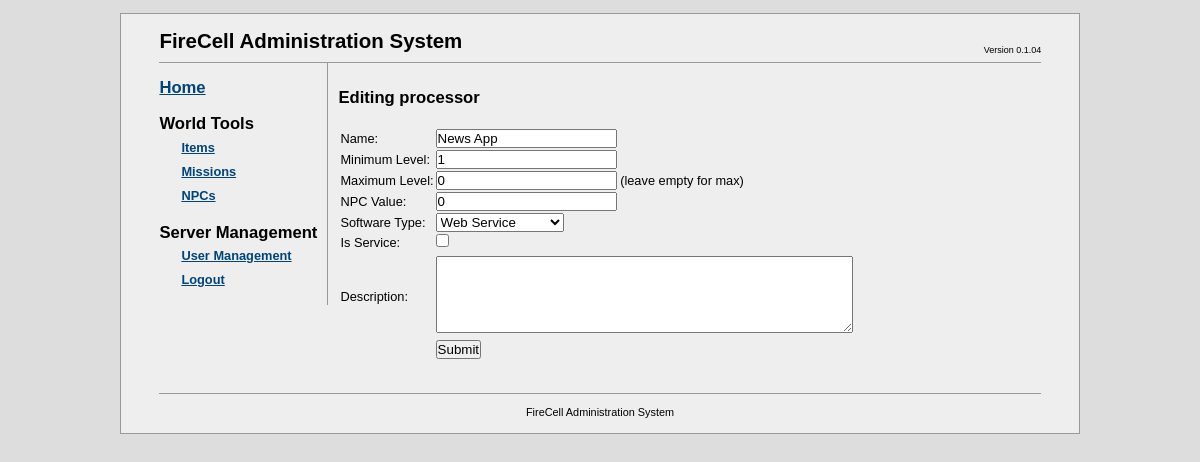
The app's page /fcadmin/?a=items&i=27&t=6 (signed in) with its own data.
### tables this page shows
CREATE TABLE `fc_items` (
  `item_id` bigint(20) unsigned NOT NULL AUTO_INCREMENT,
  `item_name` char(64) DEFAULT NULL,
  `itemtype_id` int(10) unsigned NOT NULL COMMENT 'type of item (tb_itemtypes)',
  `object_id` bigint(20) unsigned NOT NULL COMMENT 'ID of the object in the table corresponding to the item type',
  `description` text,
  `min_level` int(10) unsigned NOT NULL COMMENT 'minimum level that this item can be created for',
  `max_level` int(10) unsigned DEFAULT NULL COMMENT 'maximum level that this item can be created for',
  `npc_value` bigint(20) unsigned NOT NULL COMMENT 'Items NPC value',
  PRIMARY KEY (`item_id`)
);

### fcadmin/db/mysqldb.php (called while the page is built, shortened)
<?php
class MySQLDB
{
	private $link = NULL;
	public function Connect($server, $dbname, $user, $password)
	{
		$result = false;
		$this->link = mysql_pconnect($server, $user, $password);
		if ( $this->link != NULL )
		{
			$result = true;
		}
		return $result;
	}
	public function Execute($query)
	{
		$result = NULL;
		if ( $this->link != NULL )
		{
			$result = mysql_query($query, $this->link);
		}
		return $result;
	}
}
?>

### fcadmin/apps/itemmanager.php (the view, shortened to what this page needs)
<?php
class ItemsManagerApp implements IFCAdminApp
{
  private $db = NULL;
  private $itemAction = NULL;
  private $itemData = NULL;
  private $itemType = NULL;
  private $objectData = NULL;
  public function init($db)
  {
    $this->db = $db;
    $this->itemAction = $_GET["i"];
    switch ( $this->itemAction )
    {
      default:
          $this->itemType = $_GET["t"];
          if ( $this->itemAction > -1 )
          {
            $this->LoadItem( $this->itemAction );
          }
        break;
    }
    return true;
  }
  public function render()
  {
    switch ( $this->itemAction )
    {
      default:
        $this->render_itemform($this->itemAction);
        break;
    }
  }
  private function render_itemform($itemID)
  {
    switch ( $this->itemType )
    {
      case  constant("ItemsManagerapp::ITEMTYPE_SOFTWARE"):
        $this->render_software_form($itemID);
        break;
    }
  }
  private function render_software_form($itemID)
  {
    $userAction = ($itemID == -1 ? "additem" : "edititem");
    $itemName = NULL;
    $minLevel = 1;
    $maxLevel = NULL;
    $npcValue = 0;
    $description = NULL;
    $softwareTypeID = 0;
    $is_service = 0;
    if ( $itemID != -1 )
    {
      $itemName = $this->itemData->name;
      $minLevel = $this->itemData->min_level;
      $maxLevel = ($this->itemData->max_level == "Max" ? NULL : $this->itemData->max_level);
      $npcValue = $this->itemData->npc_value;
      $description = $this->itemData->description;
      $softwareTypeID = $this->objectData->software_type;
      $is_service = $this->objectData->is_service;
    }
    echo "<h2>".($itemID == -1 ? "Adding " : "Editing ")." processor</h2><br/>";
echo <<<FORMDEF
    <form name="$userAction" method="post" action="actions/$userAction.php">
      <input type="hidden" name="item_type" value="1" />
      <table>
        <tr>
          <td>Name:</td>
          <td><input type="text" name="item_name" value="$itemName" /></td>
        </tr>
        <tr>
          <td>Minimum Level:</td>
          <td><input type="text" name="min_level" value="$minLevel" /></td>
        </tr>
        <tr>
          <td>Maximum Level:</td>
          <td><input type="text" name="max_level" value="$maxLevel" /> (leave empty for max)</td>
        </tr>
        <tr>
          <td>NPC Value:</td>
          <td><input type="text" name="npc_value" value="$npcValue" /></td>
        </tr>
        <tr>
          <td>Software Type:</td>
          <td>
            <select>
FORMDEF;
            for ( $i = 1; $i < 7; $i++ )
            {
              echo "<option id=\"$i\"";
              if ( $i == $softwareTypeID )
                echo "selected=\"true\"";
              echo ">";
              switch ( $i )
              {
              case  constant("Software::SWT_WEBSERVICE"):
                echo "Web Service";
                break;
              case  constant("Software::SWT_FTPSERVICE"):
                echo "FTP Service";
                break;
              case  constant("Software::SWT_SSHSERVICE"):
                echo "SSH Service";
                break;
              case  constant("Software::SWT_BANKINGSERVICE"):
                echo "Banking Service";
                break;
              case  constant("Software::SWT_DBSERVICE"):
                echo "Database Service";
                break;
              case  constant("Software::SWT_MAILSERVICE"):
                echo "Mail Service";
                break;
              }
              echo "</option>";
            }
echo <<<FORMDEF
            </select>
          <!--
            <input type="text" name="software_type" value="$softwareTypeID" />
          -->
          </td>
        </tr>
        <tr>
          <td>Is Service:</td>
          <td><input type="checkbox" name="is_service"
FORMDEF;
        if ( $is_service )
          echo "checked=\"yes\" ";
echo <<<FORMDEF
             /></td>
        </tr>
        <tr>
FORMDEF;
echo <<<FORMDEF
        </tr>
        <tr>
          <td>Description:</td>
          <td><textarea name="description" cols="50" rows="5">$description</textarea></td>
        </tr>
        <tr>
          <td></td>
          <td><input type="submit" value="Submit" /></td>
        </tr>
      </table>
FORMDEF;
echo <<<FORMDEF
    </form>
FORMDEF;
  }
  private function LoadItem($itemID)
  {
    $query = "SELECT      * ".
             "FROM        fc_items items ".
             "INNER JOIN  fc_itemtypes types ".
             "ON          types.itemtype_id = items.itemtype_id ".
             "WHERE       items.item_id = $itemID";
    $result = $this->db->Execute($query);
    if ( $result != NULL )
    {
      if ( $line = mysql_fetch_array($result, MYSQL_ASSOC) )
        $this->itemData = $this->CreateItemFromRecord($line);
    }
  }
  private function CreateItemFromRecord($record)
  {
    $item = new Item();
    $item->id = $record["item_id"];
    $item->name = $record["item_name"];
    $item->type_id = $record["itemtype_id"];
    $item->object_id = $record["object_id"];
    $item->description = $record["description"];
    $item->min_level = $record["min_level"];
    $item->max_level = ($record["max_level"] == NULL ? "Max" : $record["max_level"]);
    $item->npc_value = $record["npc_value"];
    return $item;
  }
  private function CreateSoftwareFromRecord($record)
  {
    $this->objectData = new Software;
    $this->objectData->software_type = $record["software_type_id"];
    $this->objectData->is_service = $record["is_service"];
  }
}
?>

### fcadmin/css/fcadmin.css (style rules this page uses)
* { margin: 0; padding: 0; }
html { background: #ddd; }
h2 { margin: 0.8em 0 0 0; font-size: 1.3em; font-weight: bold; }

### records on screen
fc_items: item_name "News App", min_level "1", max_level "0", npc_value "0"
